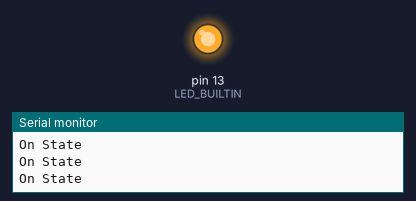
Bench run of a sketch on a simulated Arduino Uno, built with avr-gcc and run on an emulated ATmega328P. Shown: output pins drawn as LEDs (lit = HIGH), the last lines printed to the serial monitor.

Above: at 2.0 s.
At 6.8 s:
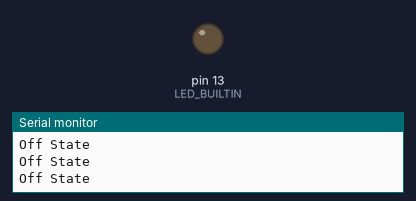
Timing chart, 0 to 8.4 s (numbered marks = the images above):
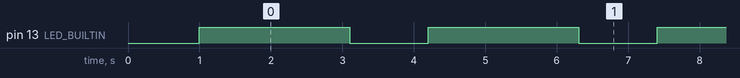

Measured:
- by itself, pin 13 (LED_BUILTIN): alternates HIGH for 2.1 s and LOW for 1.1 s

The sketch:

Two_States.ino
```cpp
//------------------------------------------------------------------------------
// Two_States.ino
// File to show simply on how to switch states using State Machine Library.
// Style: State Machine
//------------------------------------------------------------------------------

//------------------------------------------------------------------------------
// Includes
//------------------------------------------------------------------------------
#include <StateMachine.h>

//------------------------------------------------------------------------------
// Defines
//------------------------------------------------------------------------------
#define STATE_DELAY 100

//------------------------------------------------------------------------------
// Global Variables
//------------------------------------------------------------------------------
StateMachine machine = StateMachine();

//------------------------------------------------------------------------------
// Functions Declaration
//------------------------------------------------------------------------------
void onState();
bool evOff();
void offState();
bool evOn();

//------------------------------------------------------------------------------
// Setup and Loop
//------------------------------------------------------------------------------
void setup()
{
    Serial.begin(9600);
    // Definition of the state and the transitions.
    State *S1 = machine.addState(&onState);
    State *S2 = machine.addState(&offState);
    S1->addTransition(&evOff, S2);
    S2->addTransition(&evOn, S1);

    delay(1000);
    pinMode(LED_BUILTIN, OUTPUT);
}

void loop()
{
    machine.run();
    delay(STATE_DELAY);
}

//------------------------------------------------------------------------------
// Functions Definition
//------------------------------------------------------------------------------
void onState()
{
    Serial.println("On State");
    if (machine.executeOnce)
    {
        Serial.println("Turn the LED On (Just 1x btw)...");
        digitalWrite(LED_BUILTIN, HIGH);
    }
}

bool evOff()
{
    bool return_val = false;
    // Two seconds until off.
    const uint8_t on_interval = 20;
    static uint8_t counter_off = 0;
    if (++counter_off > on_interval)
    {
        counter_off = 0;
        return_val = true;
    }

    return return_val;
}

void offState()
{
    Serial.println("Off State");
    if (machine.executeOnce)
    {
        Serial.println("Turn the LED OFF (Just 1x btw)...");
        digitalWrite(LED_BUILTIN, LOW);
    }
}

bool evOn()
{
    bool return_val = false;
    // One seconds until on again.
    const uint8_t on_interval = 10;
    static uint8_t counter_on = 0;
    if (++counter_on > on_interval)
    {
        counter_on = 0;
        return_val = true;
    }

    return return_val;
}
```
